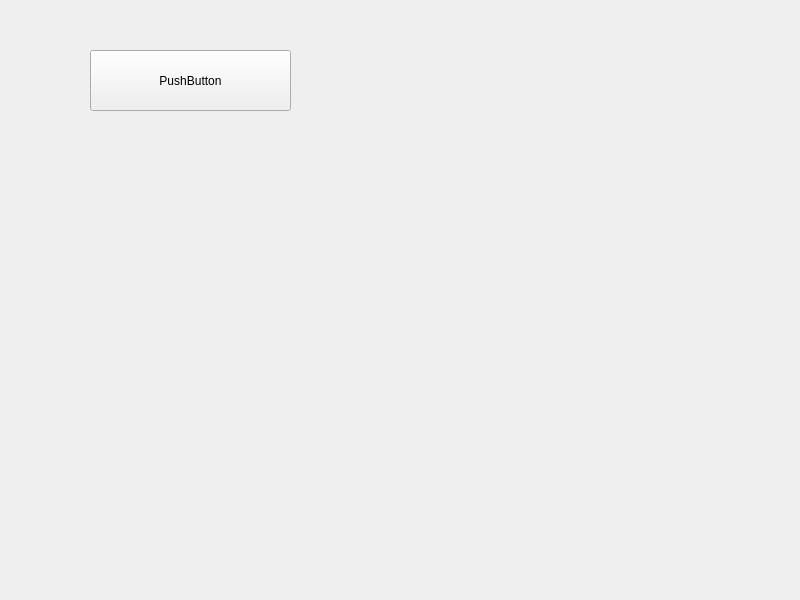
<?xml version="1.0" encoding="UTF-8"?>
<ui version="4.0">
 <class>Widget</class>
 <widget class="QWidget" name="Widget">
  <property name="geometry">
   <rect>
    <x>0</x>
    <y>0</y>
    <width>800</width>
    <height>600</height>
   </rect>
  </property>
  <property name="windowTitle">
   <string>Widget</string>
  </property>
  <widget class="QPushButton" name="pushButton">
   <property name="geometry">
    <rect>
     <x>90</x>
     <y>50</y>
     <width>201</width>
     <height>61</height>
    </rect>
   </property>
   <property name="text">
    <string>PushButton</string>
   </property>
  </widget>
 </widget>
 <resources/>
 <connections/>
</ui>
